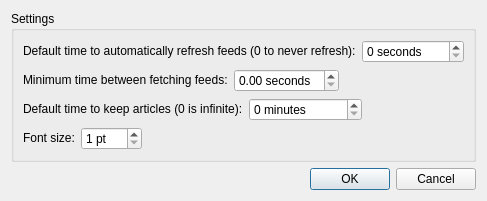
<?xml version="1.0" encoding="UTF-8"?>
<ui version="4.0">
 <class>SettingsDialog</class>
 <widget class="QDialog" name="SettingsDialog">
  <property name="geometry">
   <rect>
    <x>0</x>
    <y>0</y>
    <width>447</width>
    <height>186</height>
   </rect>
  </property>
  <property name="sizePolicy">
   <sizepolicy hsizetype="Fixed" vsizetype="Fixed">
    <horstretch>0</horstretch>
    <verstretch>0</verstretch>
   </sizepolicy>
  </property>
  <property name="windowTitle">
   <string>Settings</string>
  </property>
  <layout class="QVBoxLayout" name="_8">
   <item>
    <widget class="QGroupBox" name="groupBox">
     <property name="title">
      <string>Settings</string>
     </property>
     <layout class="QVBoxLayout" name="_2">
      <item>
       <layout class="QHBoxLayout" name="_3">
        <item>
         <widget class="QLabel" name="label_4">
          <property name="sizePolicy">
           <sizepolicy hsizetype="Fixed" vsizetype="Fixed">
            <horstretch>0</horstretch>
            <verstretch>0</verstretch>
           </sizepolicy>
          </property>
          <property name="text">
           <string>Default time to automatically refresh feeds (0 to never refresh):</string>
          </property>
         </widget>
        </item>
        <item>
         <widget class="QSpinBox" name="globalRefresh">
          <property name="sizePolicy">
           <sizepolicy hsizetype="Fixed" vsizetype="Fixed">
            <horstretch>0</horstretch>
            <verstretch>0</verstretch>
           </sizepolicy>
          </property>
          <property name="correctionMode">
           <enum>QAbstractSpinBox::CorrectToNearestValue</enum>
          </property>
          <property name="suffix">
           <string> seconds</string>
          </property>
          <property name="minimum">
           <number>0</number>
          </property>
          <property name="maximum">
           <number>1000</number>
          </property>
          <property name="value">
           <number>0</number>
          </property>
         </widget>
        </item>
        <item>
         <spacer name="spacer">
          <property name="orientation">
           <enum>Qt::Horizontal</enum>
          </property>
          <property name="sizeHint" stdset="0">
           <size>
            <width>0</width>
            <height>0</height>
           </size>
          </property>
         </spacer>
        </item>
       </layout>
      </item>
      <item>
       <layout class="QHBoxLayout" name="_4">
        <item>
         <widget class="QLabel" name="label_2">
          <property name="sizePolicy">
           <sizepolicy hsizetype="Fixed" vsizetype="Fixed">
            <horstretch>0</horstretch>
            <verstretch>0</verstretch>
           </sizepolicy>
          </property>
          <property name="text">
           <string>Minimum time between fetching feeds:</string>
          </property>
         </widget>
        </item>
        <item>
         <widget class="QDoubleSpinBox" name="globalRefreshDelay">
          <property name="sizePolicy">
           <sizepolicy hsizetype="Fixed" vsizetype="Fixed">
            <horstretch>0</horstretch>
            <verstretch>0</verstretch>
           </sizepolicy>
          </property>
          <property name="correctionMode">
           <enum>QAbstractSpinBox::CorrectToNearestValue</enum>
          </property>
          <property name="suffix">
           <string> seconds</string>
          </property>
          <property name="decimals">
           <number>2</number>
          </property>
         </widget>
        </item>
        <item>
         <spacer name="spacer_2">
          <property name="orientation">
           <enum>Qt::Horizontal</enum>
          </property>
          <property name="sizeHint" stdset="0">
           <size>
            <width>0</width>
            <height>0</height>
           </size>
          </property>
         </spacer>
        </item>
       </layout>
      </item>
      <item>
       <layout class="QHBoxLayout" name="_5">
        <item>
         <widget class="QLabel" name="label_3">
          <property name="sizePolicy">
           <sizepolicy hsizetype="Fixed" vsizetype="Fixed">
            <horstretch>0</horstretch>
            <verstretch>0</verstretch>
           </sizepolicy>
          </property>
          <property name="text">
           <string>Default time to keep articles (0 is infinite):</string>
          </property>
         </widget>
        </item>
        <item>
         <widget class="QSpinBox" name="deleteTime">
          <property name="sizePolicy">
           <sizepolicy hsizetype="Fixed" vsizetype="Fixed">
            <horstretch>0</horstretch>
            <verstretch>0</verstretch>
           </sizepolicy>
          </property>
          <property name="correctionMode">
           <enum>QAbstractSpinBox::CorrectToNearestValue</enum>
          </property>
          <property name="suffix">
           <string> minutes</string>
          </property>
          <property name="maximum">
           <number>99999999</number>
          </property>
         </widget>
        </item>
        <item>
         <spacer name="spacer_3">
          <property name="orientation">
           <enum>Qt::Horizontal</enum>
          </property>
          <property name="sizeHint" stdset="0">
           <size>
            <width>0</width>
            <height>0</height>
           </size>
          </property>
         </spacer>
        </item>
       </layout>
      </item>
      <item>
       <layout class="QHBoxLayout" name="_6">
        <item>
         <widget class="QLabel" name="label">
          <property name="sizePolicy">
           <sizepolicy hsizetype="Fixed" vsizetype="Fixed">
            <horstretch>0</horstretch>
            <verstretch>0</verstretch>
           </sizepolicy>
          </property>
          <property name="text">
           <string>Font size:</string>
          </property>
         </widget>
        </item>
        <item>
         <widget class="QSpinBox" name="fontSize">
          <property name="sizePolicy">
           <sizepolicy hsizetype="Fixed" vsizetype="Fixed">
            <horstretch>0</horstretch>
            <verstretch>0</verstretch>
           </sizepolicy>
          </property>
          <property name="correctionMode">
           <enum>QAbstractSpinBox::CorrectToNearestValue</enum>
          </property>
          <property name="suffix">
           <string> pt</string>
          </property>
          <property name="minimum">
           <number>1</number>
          </property>
          <property name="maximum">
           <number>100</number>
          </property>
         </widget>
        </item>
        <item>
         <spacer name="spacer_4">
          <property name="orientation">
           <enum>Qt::Horizontal</enum>
          </property>
          <property name="sizeHint" stdset="0">
           <size>
            <width>0</width>
            <height>0</height>
           </size>
          </property>
         </spacer>
        </item>
       </layout>
      </item>
     </layout>
    </widget>
   </item>
   <item>
    <widget class="QDialogButtonBox" name="buttonBox">
     <property name="sizePolicy">
      <sizepolicy hsizetype="Expanding" vsizetype="Fixed">
       <horstretch>0</horstretch>
       <verstretch>0</verstretch>
      </sizepolicy>
     </property>
     <property name="standardButtons">
      <set>QDialogButtonBox::Cancel|QDialogButtonBox::Ok</set>
     </property>
    </widget>
   </item>
  </layout>
 </widget>
 <resources/>
 <connections>
  <connection>
   <sender>buttonBox</sender>
   <signal>accepted()</signal>
   <receiver>SettingsDialog</receiver>
   <slot>accept()</slot>
   <hints>
    <hint type="sourcelabel">
     <x>248</x>
     <y>254</y>
    </hint>
    <hint type="destinationlabel">
     <x>157</x>
     <y>274</y>
    </hint>
   </hints>
  </connection>
  <connection>
   <sender>buttonBox</sender>
   <signal>rejected()</signal>
   <receiver>SettingsDialog</receiver>
   <slot>reject()</slot>
   <hints>
    <hint type="sourcelabel">
     <x>316</x>
     <y>260</y>
    </hint>
    <hint type="destinationlabel">
     <x>286</x>
     <y>274</y>
    </hint>
   </hints>
  </connection>
 </connections>
</ui>
